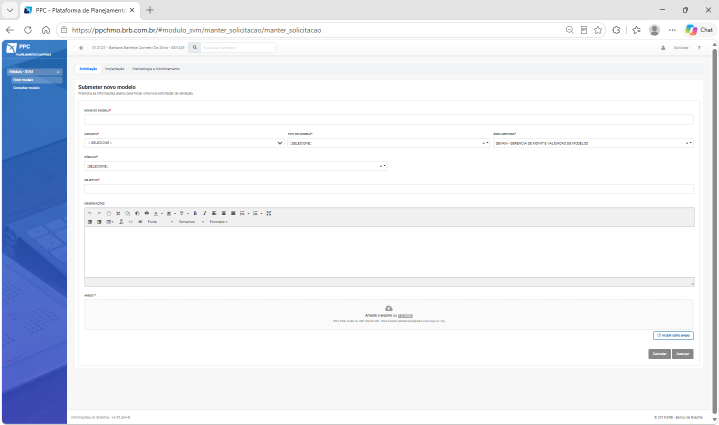
#> input picture handoff/img/00-hoje-novo-modelo-solicitacao.png, 1438 x 849 px (shown at 1/2 size); its folder holds 8 pictures in this run
$ python marca_print.py
#> lines starting #> are read from the running program, lines starting #| are printed output that depends on the picture
"""Marca prints da tela atual: X vermelho = sai · quadro laranja = muda · etiqueta verde = novo.

Uso: python3 marca_print.py   (gera os arquivos *-marcado.png em handoff/img)
Requer Pillow. As coordenadas são do print original (antes da ampliação 2×).
"""
import os
from PIL import Image, ImageDraw, ImageFont

IMG = os.path.join(os.path.dirname(__file__), "..", "img")
FONTE = "/usr/share/fonts/truetype/dejavu/DejaVuSans-Bold.ttf"
K = 2
VERM, LARANJA, VERDE = (211, 47, 47), (230, 120, 0), (46, 125, 50)


class Marcador:
    def __init__(self, nome):
#> called with nome = '00-hoje-novo-modelo-solicitacao.png'
        im = Image.open(os.path.join(IMG, nome)).convert("RGB")
        self.im = im.resize((im.width * K, im.height * K), Image.LANCZOS)
        self.d = ImageDraw.Draw(self.im)
        self.f = ImageFont.truetype(FONTE, 22)

    def _b(self, x0, y0, x1, y1):
        return [v * K for v in (x0, y0, x1, y1)]

    def etiqueta(self, x, y, texto, cor):
        """Etiqueta com o canto superior esquerdo em (x, y) — coordenadas do print original."""
#> called with x = 367, y = 128, cor = (211, 47, 47)
        x, y = x * K, y * K
        pad, h = 8, 22 + 16
        tw = self.d.textlength(texto, font=self.f)
#> tw = 682.2
        x = max(4, min(x, self.im.width - tw - 2 * pad - 4))
#> x = 734
        self.d.rectangle([x, y, x + tw + 2 * pad, y + h], fill=cor)
        self.d.text((x + pad, y + pad - 2), texto, fill="white", font=self.f)

    def sai(self, caixa, texto=None, onde=None):
        b = self._b(*caixa)
        self.d.rectangle(b, outline=VERM, width=5)
        self.d.line([(b[0], b[1]), (b[2], b[3])], fill=VERM, width=5)
        self.d.line([(b[0], b[3]), (b[2], b[1])], fill=VERM, width=5)
        if texto:
            self.etiqueta(*(onde or (caixa[0], caixa[1] - 22)), "SAI: " + texto, VERM)

    def muda(self, caixa, texto=None, onde=None):
        self.d.rectangle(self._b(*caixa), outline=LARANJA, width=5)
        if texto:
            self.etiqueta(*(onde or (caixa[0], caixa[1] - 22)), "MUDA: " + texto, LARANJA)
#> in salvar, `self.im.save(os.path.join(IMG, nome), optimize=True)`:
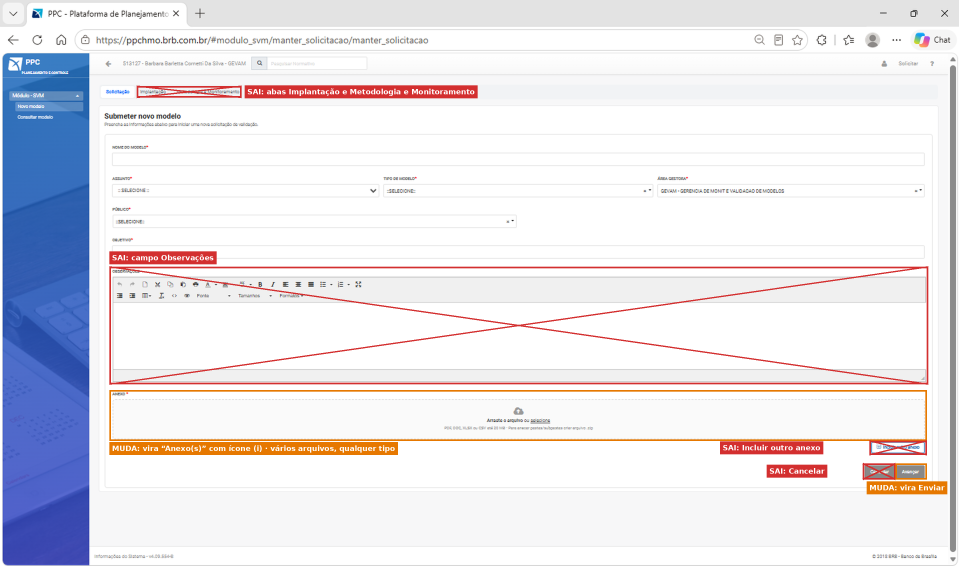
#> saved as 00-hoje-novo-modelo-solicitacao-marcado.png: PIL image 2876x1698 RGB (shown at 1/3 size); mean R, G, B 231.4, 229.6, 235.3
#| 00-hoje-novo-modelo-solicitacao-marcado.png (2876, 1698)
#> call 2 of __init__, with nome = '00-hoje-em-andamento.png'
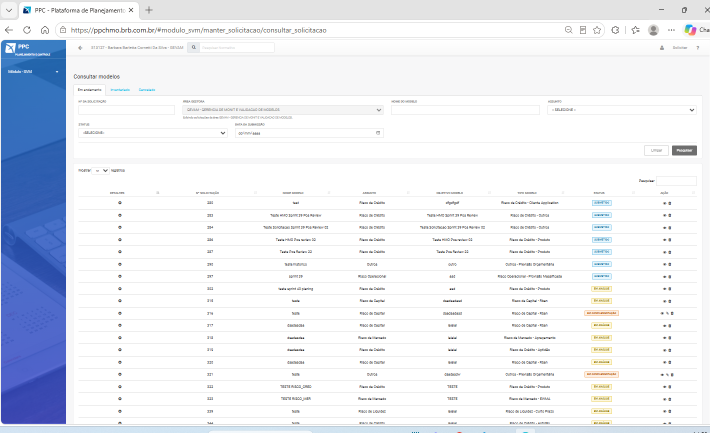
#> input picture handoff/img/00-hoje-em-andamento.png, 1420 x 865 px (shown at 1/2 size)

    def novo(self, x, y, texto):
        self.etiqueta(x, y, "NOVO: " + texto, VERDE)

    def substituida(self, texto):
        """Tela inteira sai: X vermelho de canto a canto e uma faixa central com o aviso."""
        w, h = self.im.size
#> w = 2840; h = 1730
        véu = Image.new("RGBA", (w, h), (255, 255, 255, 110))
        self.im = Image.alpha_composite(self.im.convert("RGBA"), véu).convert("RGB")
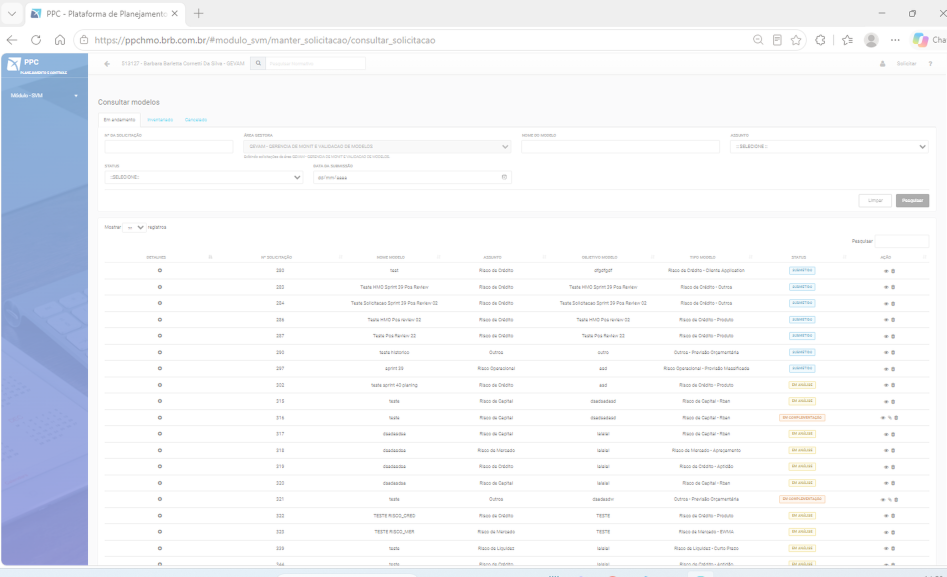
#> self.im: PIL image 2840x1730 RGB (shown at 1/3 size); mean R, G, B 241.9, 243.9, 248.1
        self.d = ImageDraw.Draw(self.im)
        self.d.rectangle([0, 0, w - 1, h - 1], outline=VERM, width=10)
        self.d.line([(0, 0), (w, h)], fill=VERM, width=12)
        self.d.line([(0, h), (w, 0)], fill=VERM, width=12)
        f = ImageFont.truetype(FONTE, 44)
        linhas = texto.split("\n")
        alt = 60
        larg = max(self.d.textlength(l, font=f) for l in linhas) + 80
#> larg = 954.6
        x0, y0 = (w - larg) / 2, (h - alt * len(linhas) - 40) / 2
#> x0 = 942.7; y0 = 785
        self.d.rectangle([x0, y0, x0 + larg, y0 + alt * len(linhas) + 40], fill=VERM)
        for i, l in enumerate(linhas):
            tw = self.d.textlength(l, font=f)
            self.d.text(((w - tw) / 2, y0 + 20 + i * alt), l, fill="white", font=f)
#> this loop made 2 passes
#> tw on passes 1 to 2: 874.6, 692.2

    def salvar(self, nome):
        self.im.save(os.path.join(IMG, nome), optimize=True)
        print(nome, self.im.size)


# ── Novo modelo > Solicitação ────────────────────────────────────────────────
m = Marcador("00-hoje-novo-modelo-solicitacao.png")
m.sai((205, 129, 362, 146), "abas Implantação e Metodologia e Monitoramento", onde=(367, 128))
m.sai((164, 400, 1392, 576), "campo Observações", onde=(164, 377))
m.muda((164, 585, 1390, 661), "vira “Anexo(s)” com ícone (i) · vários arquivos, qualquer tipo", onde=(164, 663))
m.sai((1304, 661, 1390, 682), "Incluir outro anexo", onde=(1080, 662))
m.sai((1294, 695, 1343, 719), "Cancelar", onde=(1150, 697))
m.muda((1343, 695, 1390, 719), "vira Enviar", onde=(1300, 722))
m.salvar("00-hoje-novo-modelo-solicitacao-marcado.png")

# ── Consultar modelo > Em andamento ──────────────────────────────────────────
m = Marcador("00-hoje-em-andamento.png")
# Quase tudo muda: em vez de marcar item a item, a tela inteira é substituída pela Figura 7.
m.substituida("TELA SUBSTITUÍDA POR COMPLETO\nConstruir como na Figura 7.")
m.salvar("00-hoje-em-andamento-marcado.png")
#> call 2 of salvar, with nome = '00-hoje-em-andamento-marcado.png'
#> in salvar (call 2), `self.im.save(os.path.join(IMG, nome), optimize=True)`:
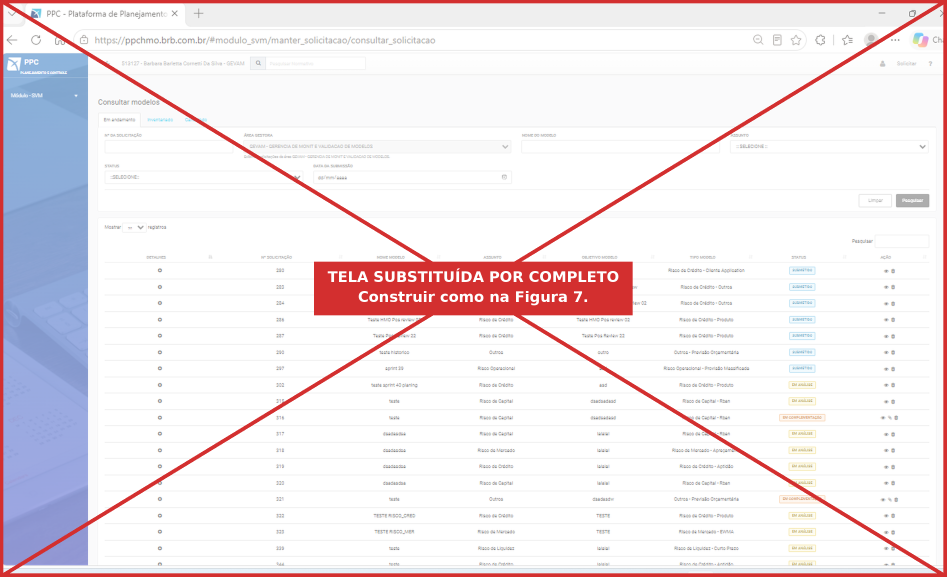
#> saved as 00-hoje-em-andamento-marcado.png: PIL image 2840x1730 RGB (shown at 1/3 size); mean R, G, B 240.1, 232.2, 236.2
#| 00-hoje-em-andamento-marcado.png (2840, 1730)

# ── Consultar modelo > Inventariado (o solicitante também tem esta aba, com o mesmo nome) ──
m = Marcador("00-hoje-inventariado.png")
#> (the run stopped early here; a loop or call above may not have finished)
